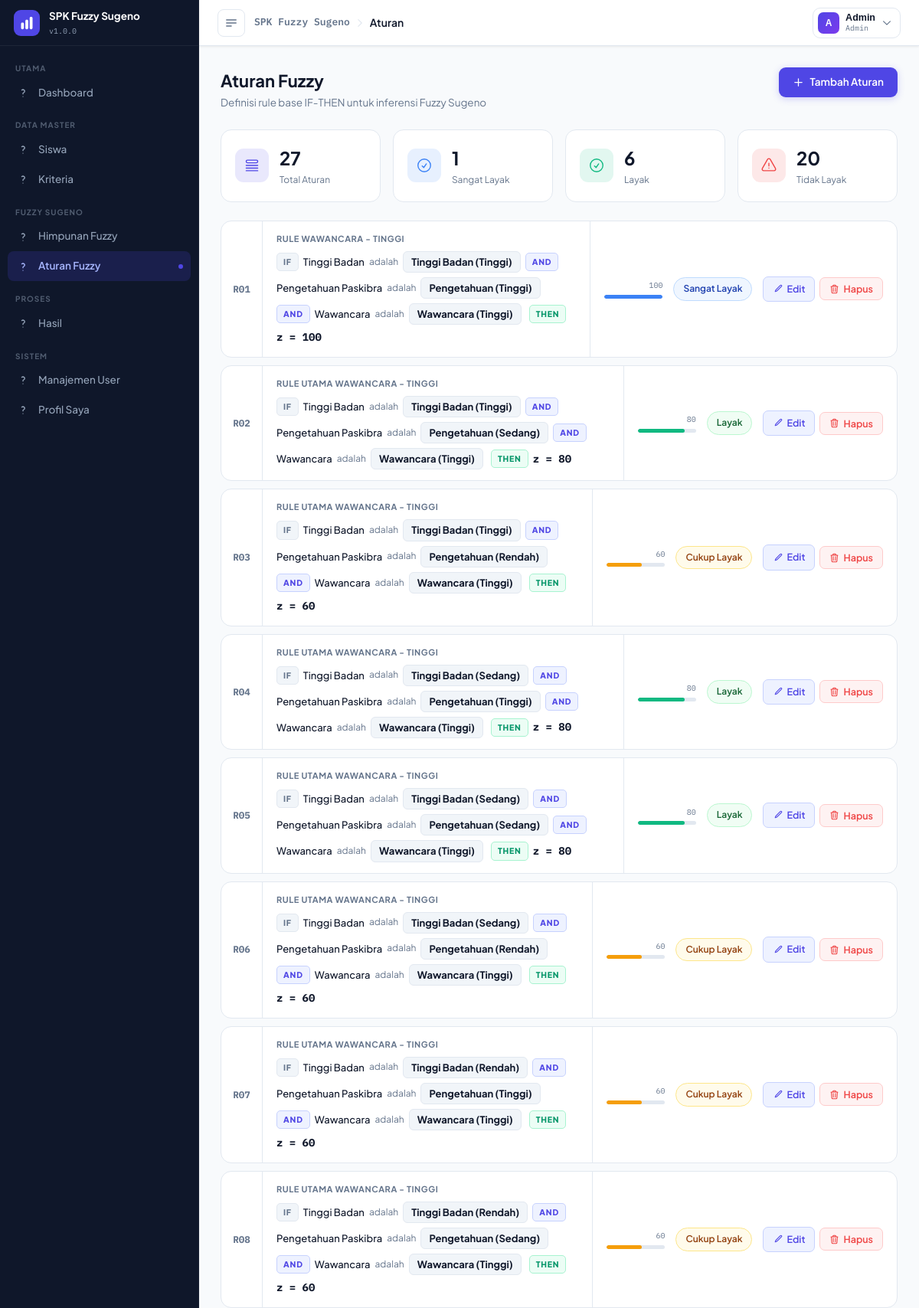
Page /app.php?page=aturan (signed in, upper part) on the committed database.
### tables this page shows
CREATE TABLE `aturan_fuzzy` (
  `id_aturan` int(11) NOT NULL,
  `nama_aturan` varchar(200) NOT NULL,
  `output_nilai` float NOT NULL,
  `keterangan` varchar(255) DEFAULT NULL
);

CREATE TABLE `detail_aturan_fuzzy` (
  `id_detail` int(11) NOT NULL,
  `id_aturan` int(11) NOT NULL,
  `id_himpunan` int(11) NOT NULL,
  `operator` enum('AND','OR') DEFAULT 'AND'
);

CREATE TABLE `kriteria` (
  `id_kriteria` int(11) NOT NULL,
  `nama_kriteria` varchar(200) NOT NULL,
  `satuan` varchar(50) DEFAULT NULL,
  `nilai_min` float DEFAULT 0,
  `nilai_max` float DEFAULT 100,
  `keterangan` text DEFAULT NULL,
  `urutan` int(11) DEFAULT 0,
  `created_at` timestamp NOT NULL DEFAULT current_timestamp(),
  `updated_at` timestamp NOT NULL DEFAULT current_timestamp() ON UPDATE current_timestamp()
);

CREATE TABLE `himpunan_fuzzy` (
  `id_himpunan` int(11) NOT NULL,
  `id_kriteria` int(11) NOT NULL,
  `nama_himpunan` varchar(100) NOT NULL,
  `tipe_fungsi` enum('trimf','trapmf') NOT NULL,
  `nilai_a` float NOT NULL,
  `nilai_b` float NOT NULL,
  `nilai_c` float NOT NULL,
  `nilai_d` float DEFAULT NULL
);

### pages/aturan/Aturan.php (the view, shortened to what this page needs)
<?php
require_once 'config/DBConfig.php';
$aturanList = [];
if ($conn) {
  try {
    $stmtA = $conn->query("
      SELECT id_aturan, nama_aturan, output_nilai, keterangan
      FROM aturan_fuzzy
      ORDER BY id_aturan ASC
    ");
    $aturanRows = $stmtA->fetchAll();
    $stmtD = $conn->query("
      SELECT
        d.id_aturan,
        d.id_himpunan,
        d.operator,
        h.nama_himpunan,
        k.nama_kriteria
      FROM detail_aturan_fuzzy d
      JOIN himpunan_fuzzy h ON h.id_himpunan = d.id_himpunan
      JOIN kriteria k       ON k.id_kriteria  = h.id_kriteria
      ORDER BY d.id_aturan ASC, d.id_detail ASC
    ");
    $detailRows = $stmtD->fetchAll();
    $detailByAturan = [];
    foreach ($detailRows as $d) {
      $detailByAturan[$d['id_aturan']][] = $d;
    }
    foreach ($aturanRows as $a) {
      $aturanList[] = [
        'id' => $a['id_aturan'],
        'nama' => $a['nama_aturan'],
        'output' => $a['output_nilai'],
        'keterangan' => $a['keterangan'],
        'kondisi' => $detailByAturan[$a['id_aturan']] ?? [],
      ];
    }
  } catch (\PDOException $e) {
    $errorMsg = 'Gagal mengambil data aturan: ' . $e->getMessage();
  }
}
$total = count($aturanList);
$groups = array_count_values(array_column($aturanList, 'keterangan'));
$outputColors = [
  'Tidak Layak' => ['bg' => '#fef2f2', 'text' => '#991b1b', 'border' => '#fecaca', 'bar' => '#ef4444'],
  'Cukup Layak' => ['bg' => '#fffbeb', 'text' => '#92400e', 'border' => '#fde68a', 'bar' => '#f59e0b'],
  'Layak' => ['bg' => '#f0fdf4', 'text' => '#166534', 'border' => '#bbf7d0', 'bar' => '#10b981'],
  'Sangat Layak' => ['bg' => '#eff6ff', 'text' => '#1e40af', 'border' => '#bfdbfe', 'bar' => '#3b82f6'],
];
?>
<div class="page-header">
  <div>
    <h1 class="page-title">Aturan Fuzzy</h1>
    <p class="page-subtitle">Definisi rule base IF-THEN untuk inferensi Fuzzy Sugeno</p>
  </div>
  <a href="app.php?page=aturan/add&action=add" class="btn btn-primary">
    <svg xmlns="http://www.w3.org/2000/svg" fill="none" viewBox="0 0 24 24" stroke-width="2" stroke="currentColor">
      <path stroke-linecap="round" stroke-linejoin="round" d="M12 4.5v15m7.5-7.5h-15" />
    </svg>
    Tambah Aturan
  </a>
</div>
<div class="stats-grid" style="margin-bottom:24px;">
  <?php
  $statItems = [
    ['Total Aturan', $total, 'var(--primary)', '<path stroke-linecap="round" stroke-linejoin="round" d="M3.75 12h16.5m-16.5 3.75h16.5M3.75 19.5h16.5M5.625 4.5h12.75a1.875 1.875 0 0 1 0 3.75H5.625a1.875 1.875 0 0 1 0-3.75Z"/>'],
    ['Sangat Layak', $groups['Sangat Layak'] ?? 0, 'var(--info)', '<path stroke-linecap="round" stroke-linejoin="round" d="M9 12.75 11.25 15 15 9.75M21 12a9 9 0 1 1-18 0 9 9 0 0 1 18 0Z"/>'],
    ['Layak', $groups['Layak'] ?? 0, 'var(--success)', '<path stroke-linecap="round" stroke-linejoin="round" d="M9 12.75 11.25 15 15 9.75M21 12a9 9 0 1 1-18 0 9 9 0 0 1 18 0Z"/>'],
    ['Tidak Layak', ($groups['Tidak Layak'] ?? 0) + ($groups['Cukup Layak'] ?? 0), 'var(--danger)', '<path stroke-linecap="round" stroke-linejoin="round" d="M12 9v3.75m-9.303 3.376c-.866 1.5.217 3.374 1.948 3.374h14.71c1.73 0 2.813-1.874 1.948-3.374L13.949 3.378c-.866-1.5-3.032-1.5-3.898 0L2.697 16.126ZM12 15.75h.007v.008H12v-.008Z"/>'],
  ];
  foreach ($statItems as [$label, $val, $color, $path]): ?>
    <div class="stat-card" style="--icon-color:<?= $color ?>">
      <div class="stat-card-icon">
        <svg xmlns="http://www.w3.org/2000/svg" fill="none" viewBox="0 0 24 24" stroke-width="1.5" stroke="currentColor">
          <?= $path ?>
        </svg>
      </div>
      <div>
        <span class="stat-card-value"><?= $val ?></span>
        <span class="stat-card-label"><?= $label ?></span>
      </div>
    </div>
  <?php endforeach; ?>
</div>
<?php if (empty($aturanList)): ?>
  <div class="card" style="padding:48px 24px;text-align:center;">
    <div class="empty-state">
      <svg xmlns="http://www.w3.org/2000/svg" fill="none" viewBox="0 0 24 24" stroke-width="1.5" stroke="currentColor"
        class="size-6">
        <path stroke-linecap="round" stroke-linejoin="round"
          d="M10.5 6h9.75M10.5 6a1.5 1.5 0 1 1-3 0m3 0a1.5 1.5 0 1 0-3 0M3.75 6H7.5m3 12h9.75m-9.75 0a1.5 1.5 0 0 1-3 0m3 0a1.5 1.5 0 0 0-3 0m-3.75 0H7.5m9-6h3.75m-3.75 0a1.5 1.5 0 0 1-3 0m3 0a1.5 1.5 0 0 0-3 0m-9.75 0h9.75" />
      </svg>
      <p class="empty-state-title">Belum ada aturan fuzzy</p>
      <p class="empty-state-desc">Klik tombol <strong>Tambah Aturan</strong> untuk menambahkan aturan baru.</p>
    </div>
  </div>
<?php else: ?>
  <div style="display:flex;flex-direction:column;gap:10px;margin-bottom:24px;">
    <?php foreach ($aturanList as $i => $a):
      $oc = $outputColors[$a['keterangan']] ?? $outputColors['Layak'];
      $pct = min(100, max(0, (float) $a['output']));
      ?>
      <div class="card" style="overflow:visible;">
        <div style="display:flex;align-items:stretch;padding:0;">
          <div style="
        width:54px;
        display:flex;align-items:center;justify-content:center;
        font-family:'IBM Plex Mono',monospace;font-size:12.5px;font-weight:700;
        color:var(--text-muted);border-right:1.5px solid var(--border);
        flex-shrink:0;padding:18px 0;">
            R<?= str_pad($i + 1, 2, '0', STR_PAD_LEFT) ?>
          </div>
          <div style="flex:1;padding:14px 18px;">
            <?php if (!empty($a['nama'])): ?>
              <div
                style="font-size:11px;font-weight:700;letter-spacing:.05em;color:var(--text-muted);margin-bottom:8px;text-transform:uppercase;">
                <?= htmlspecialchars($a['nama']) ?>
              </div>
            <?php endif; ?>
            <div style="display:flex;align-items:center;flex-wrap:wrap;gap:6px;">
              <?php if (empty($a['kondisi'])): ?>
                <span style="font-size:12.5px;color:var(--text-light);font-style:italic;">— Tidak ada kondisi —</span>
              <?php else:
                foreach ($a['kondisi'] as $ci => $cond):
                  $isFirst = ($ci === 0);
                  $opLabel = $isFirst ? 'IF' : ($cond['operator'] ?? 'AND');
                  $opStyle = $isFirst
                    ? 'background:var(--surface-2);color:var(--text-muted);border:1px solid var(--border);'
                    : ($opLabel === 'OR'
                      ? 'background:#fdf4ff;color:#7e22ce;border:1px solid #d8b4fe;'
                      : 'background:var(--primary-light);color:var(--primary);border:1px solid #c7d2fe;');
                  ?>
                  <span
                    style="font-size:10.5px;font-weight:800;letter-spacing:.08em;padding:3px 8px;border-radius:5px;<?= $opStyle ?>">
                    <?= $opLabel ?>
                  </span>
                  <span style="font-size:13px;font-weight:500;color:var(--text);">
                    <?= htmlspecialchars($cond['nama_kriteria']) ?>
                  </span>
                  <span style="font-size:12px;color:var(--text-muted);">adalah</span>
                  <span
                    style="font-size:13px;font-weight:700;color:var(--text);background:var(--surface-2);padding:3px 10px;border-radius:6px;border:1px solid var(--border);">
                    <?= htmlspecialchars($cond['nama_himpunan']) ?>
                  </span>
                <?php endforeach; endif; ?>
              <span
                style="font-size:10.5px;font-weight:800;letter-spacing:.08em;text-transform:uppercase;color:#059669;background:#ecfdf5;padding:3px 8px;border-radius:5px;border:1px solid #a7f3d0;margin-left:4px;">
                THEN
              </span>
              <span style="font-size:14px;font-weight:800;color:var(--text);font-family:'IBM Plex Mono',monospace;">
                z = <?= htmlspecialchars((string) $a['output']) ?>
              </span>
            </div>
          </div>
          <div
            style="display:flex;align-items:center;gap:14px;padding:14px 18px;border-left:1.5px solid var(--border);flex-shrink:0;">
            <div style="width:76px;">
              <div
                style="font-size:10px;color:var(--text-muted);margin-bottom:4px;text-align:right;font-family:'IBM Plex Mono',monospace;">
                <?= $pct ?>
              </div>
              <div style="height:5px;border-radius:3px;background:var(--border);overflow:hidden;">
                <div
                  style="height:100%;width:<?= $pct ?>%;background:<?= $oc['bar'] ?>;border-radius:3px;transition:width .6s;">
                </div>
              </div>
            </div>
            <span style="
          padding:5px 12px;border-radius:20px;font-size:12px;font-weight:600;white-space:nowrap;
          background:<?= $oc['bg'] ?>;color:<?= $oc['text'] ?>;border:1px solid <?= $oc['border'] ?>;">
              <?= htmlspecialchars($a['keterangan']) ?>
            </span>
            <div class="action-group">
              <a href="app.php?page=aturan/edit&action=edit&id=<?= $a['id'] ?>" class="btn-edit">
                Edit
              </a>
              <button class="btn-delete"
                onclick="confirmDelete(<?= $a['id'] ?>, '<?= htmlspecialchars($a['keterangan'], ENT_QUOTES) ?>', '<?= htmlspecialchars($a['nama'], ENT_QUOTES) ?>')">
                Hapus
              </button>
            </div>
          </div>
        </div>
      </div>
    <?php endforeach; ?>
  </div>
<?php endif; ?>

### assets/app.css (style rules this page uses)
*, *::before, *::after { box-sizing: border-box; margin: 0; padding: 0; }
:root { --primary: #4f46e5; --primary-hover: #4338ca; --primary-light: #eef2ff; --primary-glow: rgba(79, 70, 229, 0.15); --bg: #f8fafc; --surface: #ffffff; --surface-2: #f1f5f9; --border: #e2e8f0; --border-focus: #a5b4fc; --text: #0f172a; --text-muted: #64748b; --text-light: #94a3b8; --sidebar-bg: #0f172a; --sidebar-text: #94a3b8; --sidebar-hover: rgba(255, 255, 255, 0.06); --sidebar-active: #4f46e5; --sidebar-w: 260px; --sidebar-w-col: 64px; --header-h: 60px; --success: #10b981; --warning: #f59e0b; --danger: #ef4444; --info: #3b82f6; --radius: 10px; --radius-lg: 14px; --shadow-sm: 0 1px 3px rgba(0, 0, 0, 0.08); --shadow-md: 0 4px 20px rgba(0, 0, 0, 0.1); --transition: 0.2s ease; }
html { font-size: 15px; }
body { font-family: "Plus Jakarta Sans", system-ui, sans-serif; background: var(--bg); color: var(--text); line-height: 1.55; overflow-x: hidden; }
.page-header { display: flex; align-items: flex-start; justify-content: space-between; gap: 16px; margin-bottom: 24px; flex-wrap: wrap; }
.page-title { font-size: 22px; font-weight: 700; color: var(--text); }
.page-subtitle { font-size: 13.5px; color: var(--text-muted); margin-top: 2px; }
.card { background: var(--surface); border: 1.5px solid var(--border); border-radius: var(--radius-lg); overflow: hidden; }
.stats-grid { display: grid; grid-template-columns: repeat(auto-fill, minmax(180px, 1fr)); gap: 16px; margin-bottom: 24px; }
.stat-card { background: var(--surface); border: 1.5px solid var(--border); border-radius: var(--radius-lg); padding: 18px; display: flex; align-items: center; gap: 14px; transition: border-color var(--transition), box-shadow var(--transition); }
.stat-card-icon { width: 44px; height: 44px; border-radius: 11px; background: color-mix(in srgb, var(--icon-color) 12%, transparent); color: var(--icon-color); display: flex; align-items: center; justify-content: center; flex-shrink: 0; }
.stat-card-icon svg { width: 22px; height: 22px; }
.stat-card-value { display: block; font-size: 24px; font-weight: 700; color: var(--text); }
.stat-card-label { display: block; font-size: 12px; color: var(--text-muted); margin-top: 1px; }
.btn { display: inline-flex; align-items: center; gap: 7px; padding: 9px 18px; border-radius: 9px; font-family: inherit; font-size: 13.5px; font-weight: 600; text-decoration: none; cursor: pointer; border: none; transition: background var(--transition), box-shadow var(--transition), transform 0.1s; white-space: nowrap; }
.btn svg { width: 16px; height: 16px; }
.btn-primary { background: var(--primary); color: #fff; box-shadow: 0 2px 10px rgba(79, 70, 229, 0.25); }
.action-group { display: flex; align-items: center; gap: 6px; }
.btn-edit, .btn-delete { display: inline-flex; align-items: center; gap: 5px; padding: 6px 12px; border-radius: 7px; font-family: inherit; font-size: 12.5px; font-weight: 600; text-decoration: none; cursor: pointer; border: 1.5px solid transparent; transition: background var(--transition), border-color var(--transition), color var(--transition); white-space: nowrap; }
.btn-edit { background: var(--primary-light); color: var(--primary); border-color: #c7d2fe; }
.btn-delete { background: #fef2f2; color: var(--danger); border-color: #fecaca; }
.btn-edit svg, .btn-delete svg { width: 13px; height: 13px; }
.btn-secondary svg, .btn-primary svg { width: 15px; height: 15px; }

### rows in the picture
aturan_fuzzy: i "01", nama_aturan "RULE WAWANCARA - TINGGI", output_nilai "100", keterangan "Sangat Layak"
detail_aturan_fuzzy: opLabel "IF", kriteria.nama_kriteria "Tinggi Badan", id_himpunan.nama_himpunan "Tinggi Badan (Tinggi)"
detail_aturan_fuzzy: operator "AND", kriteria.nama_kriteria "Pengetahuan Paskibra", id_himpunan.nama_himpunan "Pengetahuan (Tinggi)"
detail_aturan_fuzzy: operator "AND", kriteria.nama_kriteria "Wawancara", id_himpunan.nama_himpunan "Wawancara (Tinggi)"
aturan_fuzzy: i "02", nama_aturan "RULE UTAMA WAWANCARA - TINGGI", output_nilai "80", keterangan "Layak"
detail_aturan_fuzzy: opLabel "IF", kriteria.nama_kriteria "Tinggi Badan", id_himpunan.nama_himpunan "Tinggi Badan (Tinggi)"
detail_aturan_fuzzy: operator "AND", kriteria.nama_kriteria "Pengetahuan Paskibra", id_himpunan.nama_himpunan "Pengetahuan (Sedang)"
detail_aturan_fuzzy: operator "AND", kriteria.nama_kriteria "Wawancara", id_himpunan.nama_himpunan "Wawancara (Tinggi)"
aturan_fuzzy: i "03", nama_aturan "RULE UTAMA WAWANCARA - TINGGI", output_nilai "60", keterangan "Cukup Layak"
detail_aturan_fuzzy: opLabel "IF", kriteria.nama_kriteria "Tinggi Badan", id_himpunan.nama_himpunan "Tinggi Badan (Tinggi)"
detail_aturan_fuzzy: operator "AND", kriteria.nama_kriteria "Pengetahuan Paskibra", id_himpunan.nama_himpunan "Pengetahuan (Rendah)"
detail_aturan_fuzzy: operator "AND", kriteria.nama_kriteria "Wawancara", id_himpunan.nama_himpunan "Wawancara (Tinggi)"
aturan_fuzzy: i "04", nama_aturan "RULE UTAMA WAWANCARA - TINGGI", output_nilai "80", keterangan "Layak"
detail_aturan_fuzzy: opLabel "IF", kriteria.nama_kriteria "Tinggi Badan", id_himpunan.nama_himpunan "Tinggi Badan (Sedang)"
detail_aturan_fuzzy: operator "AND", kriteria.nama_kriteria "Pengetahuan Paskibra", id_himpunan.nama_himpunan "Pengetahuan (Tinggi)"
detail_aturan_fuzzy: operator "AND", kriteria.nama_kriteria "Wawancara", id_himpunan.nama_himpunan "Wawancara (Tinggi)"
aturan_fuzzy: i "05", nama_aturan "RULE UTAMA WAWANCARA - TINGGI", output_nilai "80", keterangan "Layak"
detail_aturan_fuzzy: opLabel "IF", kriteria.nama_kriteria "Tinggi Badan", id_himpunan.nama_himpunan "Tinggi Badan (Sedang)"
detail_aturan_fuzzy: operator "AND", kriteria.nama_kriteria "Pengetahuan Paskibra", id_himpunan.nama_himpunan "Pengetahuan (Sedang)"
detail_aturan_fuzzy: operator "AND", kriteria.nama_kriteria "Wawancara", id_himpunan.nama_himpunan "Wawancara (Tinggi)"
aturan_fuzzy: i "06", nama_aturan "RULE UTAMA WAWANCARA - TINGGI", output_nilai "60", keterangan "Cukup Layak"
detail_aturan_fuzzy: opLabel "IF", kriteria.nama_kriteria "Tinggi Badan", id_himpunan.nama_himpunan "Tinggi Badan (Sedang)"
detail_aturan_fuzzy: operator "AND", kriteria.nama_kriteria "Pengetahuan Paskibra", id_himpunan.nama_himpunan "Pengetahuan (Rendah)"
detail_aturan_fuzzy: operator "AND", kriteria.nama_kriteria "Wawancara", id_himpunan.nama_himpunan "Wawancara (Tinggi)"
aturan_fuzzy: i "07", nama_aturan "RULE UTAMA WAWANCARA - TINGGI", output_nilai "60", keterangan "Cukup Layak"
detail_aturan_fuzzy: opLabel "IF", kriteria.nama_kriteria "Tinggi Badan", id_himpunan.nama_himpunan "Tinggi Badan (Rendah)"
detail_aturan_fuzzy: operator "AND", kriteria.nama_kriteria "Pengetahuan Paskibra", id_himpunan.nama_himpunan "Pengetahuan (Tinggi)"
detail_aturan_fuzzy: operator "AND", kriteria.nama_kriteria "Wawancara", id_himpunan.nama_himpunan "Wawancara (Tinggi)"
aturan_fuzzy: i "08", nama_aturan "RULE UTAMA WAWANCARA - TINGGI", output_nilai "60", keterangan "Cukup Layak"
detail_aturan_fuzzy: opLabel "IF", kriteria.nama_kriteria "Tinggi Badan", id_himpunan.nama_himpunan "Tinggi Badan (Rendah)"
detail_aturan_fuzzy: operator "AND", kriteria.nama_kriteria "Pengetahuan Paskibra", id_himpunan.nama_himpunan "Pengetahuan (Sedang)"
detail_aturan_fuzzy: operator "AND", kriteria.nama_kriteria "Wawancara", id_himpunan.nama_himpunan "Wawancara (Tinggi)"

### other values in the picture
APP_NAME "SPK Fuzzy Sugeno"
APP_VERSION "1.0.0"
$group['group'] "UTAMA"
$item['label'] "Dashboard"
$group['group'] "DATA MASTER"
$item['label'] "Siswa"
$item['label'] "Kriteria"
$group['group'] "FUZZY SUGENO"
$item['label'] "Himpunan Fuzzy"
$item['label'] "Aturan Fuzzy"
$group['group'] "PROSES"
$item['label'] "Hasil"
$group['group'] "SISTEM"
$item['label'] "Manajemen User"
$item['label'] "Profil Saya"
